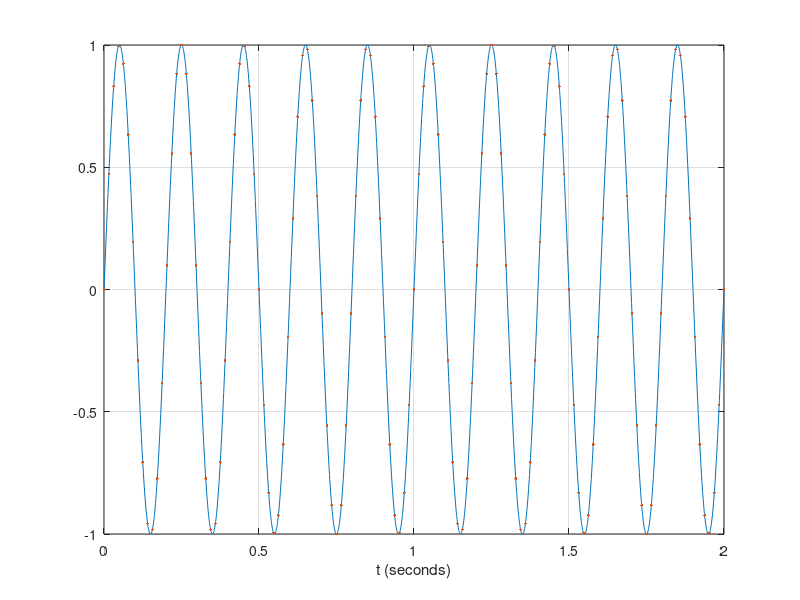
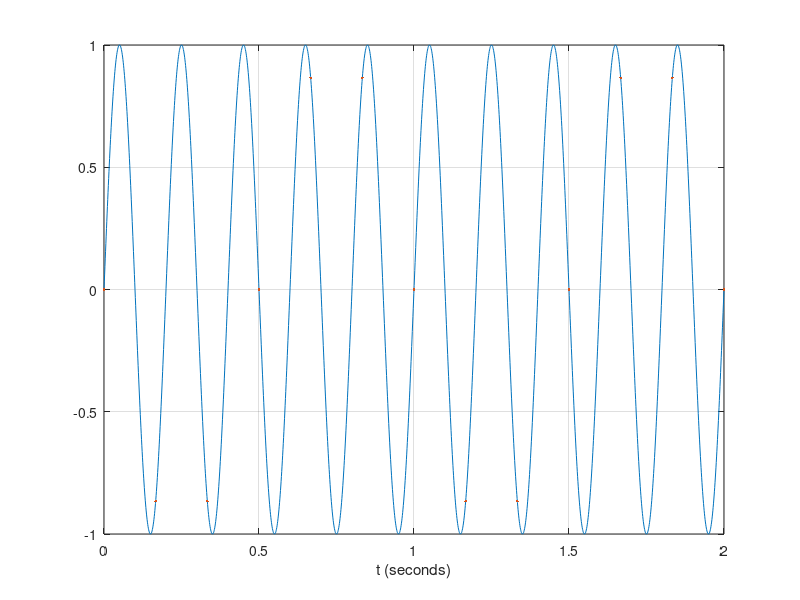
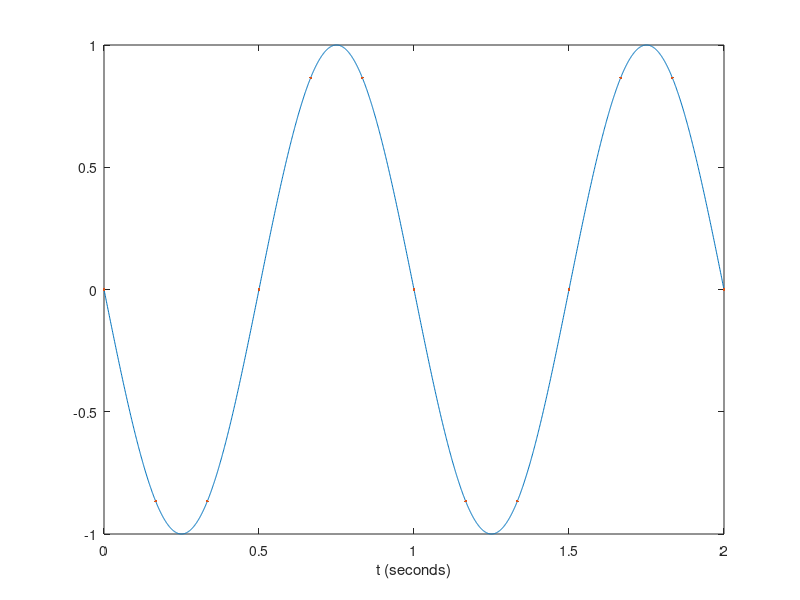

Recreate these plots in MATLAB, in order.
% Sampling a signal f0 with different sample periods
clear;		% clear all variables of the workspace
clc;		% clear
close all; 	% close open windows

%%
f0 = 5;
tmin = 0;
tmax = 2;
t0 = linspace( tmin, tmax, 2000 );

% Plot the continious signal
x_c = sin( 2 * pi * f0 * t0 );
plot( t0, x_c );
xlabel('t (seconds)');
grid;

%%
f1 = 64; % 1st sample frequency 64Hz
f2 =  6; % 2nd sample frequency  6Hz
T1 = 1 / f1;
T2 = 1 / f2;
n1 = floor( tmax / T1 );
n  = 0 : n1; % = 0 : 1 : n1;
x1 = sin( 2 * pi * f0 * n * T1 );
hold on;
plot( n * T1, x1, '.' );
hold off;

%%
% Second sample frequency
figure;
plot( t0, x_c );
xlabel('t (seconds)');
grid;
n2 = floor( tmax / T2 );
n  = 0 : n2;
x1 = sin( 2 * pi * f0 * n * T2 );
hold on;
plot( n * T2, x1, '.' );
hold off;

%%
figure;
falias = 1;
x_c = -sin( 2 * pi * falias * t0 );
plot( t0, x_c );
xlabel('t (seconds)');
hold on;
plot( n * T2, x1, '.' );
hold off;